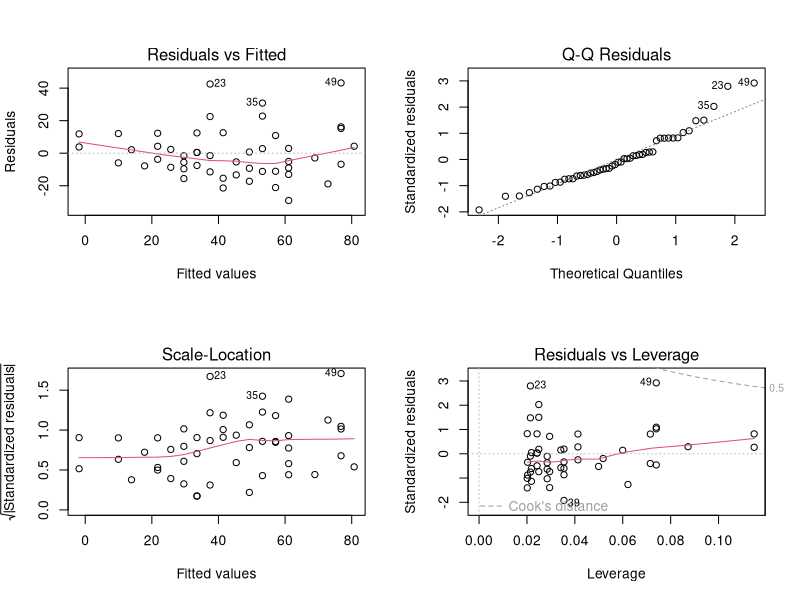
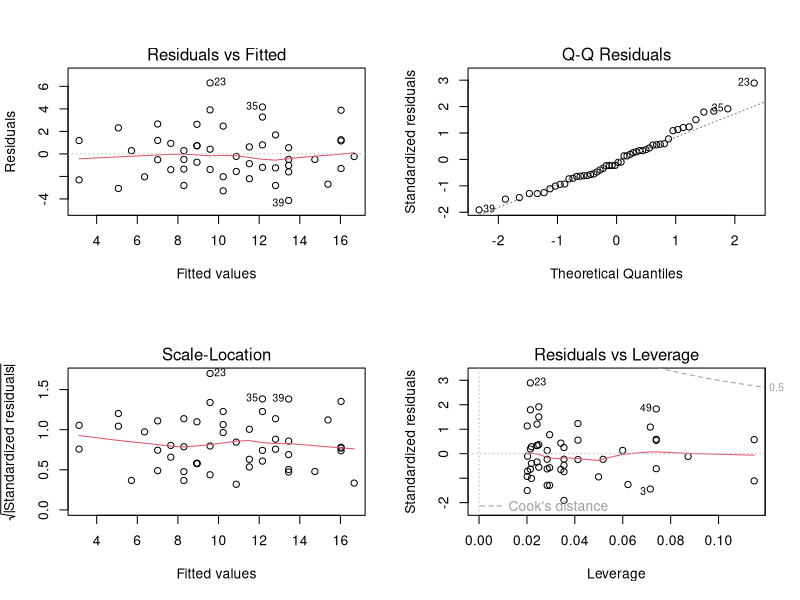

Write R code to recreate these figures, in order.
#Residula Analysis
#Here i use cars data in R
lm_model=lm(dist~speed,data=cars)
lm_model
#We can check heterosedasticity in the models there are two ways:
#1-Graphically
#2-Through Statistical Test
###1
par(mfrow=c(2,2))#to set graph in one panel 2row and 2col.
plot(lm_model)
#If there is no hetroscedasticity in data 
#the red line is flat and 
#there points is completely random(no pattern) and 
#equal distribution throughout range of X-axis.
####But in our case the red line is slightly curved and 
#the residuals increase as the fitted Y values.
#This means Heteroscedasticity in our data.
###2
#We use Breusch-Pagan Test and NCV-Test to check heteroscedasticity in our data.
library(lmtest)# for bptest() function 
bptest=bptest(lm_model)
bptest
library(car)# for ncvTest() function
ncv_test=ncvTest(lm_model)
ncv_test
#Null Hypothesis H0=Variance of Residuals is constant(no Heteroscedasticity)
###Rectify
#Now we use Box_Cox_Transformation is a mathmetical method a continous variable to transform 
#into normal distribution.
library(caret)# for BoxCoxTrans() function
dist_Boxcox_trans=BoxCoxTrans(cars$dist)
dist_Boxcox_trans
dist_new=predict(dist_Boxcox_trans,cars$dist)
cars=cbind(cars,dist_new)
#make new model and check graphically and through statistical test
new_lm.model=lm(dist_new~speed,data = cars)
plot(new_lm.model)
new_bptest=bptest(new_lm.model)
new_bptest
new_ncvtest=ncvTest(new_lm.model)
new_ncvtest
#So Null Hypothesis accepted.there is no heteroscedasicty.
